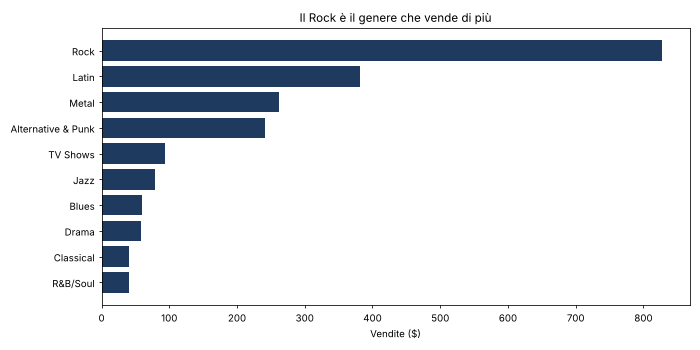

Here is the Python script that generated this plot:
# Python Visual - AREA PRODOTTI
# Campi da trascinare nel visual: Brani[Genere], [Totale Vendite]
import matplotlib.pyplot as plt

dati = dataset.groupby("Genere", as_index=False)["Totale Vendite"].sum()
dati = dati.sort_values("Totale Vendite", ascending=False).head(10)
dati = dati.sort_values("Totale Vendite")   # per avere il maggiore in alto

plt.figure(figsize=(10, 5))
plt.barh(dati["Genere"], dati["Totale Vendite"], color="#1f3a5f")
plt.title("Il Rock è il genere che vende di più")
plt.xlabel("Vendite ($)")
plt.tight_layout()
plt.show()
